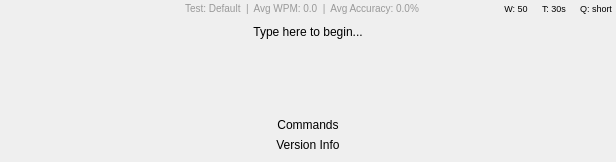
<?xml version="1.0" encoding="UTF-8"?>
<ui version="4.0">
 <class>TypingOverlay</class>
 <widget class="QWidget" name="TypingOverlay">
  <property name="geometry">
   <rect>
    <x>0</x>
    <y>0</y>
    <width>616</width>
    <height>40</height>
   </rect>
  </property>
  <property name="sizePolicy">
   <sizepolicy hsizetype="Fixed" vsizetype="Minimum">
    <horstretch>0</horstretch>
    <verstretch>0</verstretch>
   </sizepolicy>
  </property>
  <property name="windowTitle">
   <string>TippyTappyTypes Overlay</string>
  </property>
  <layout class="QVBoxLayout" name="verticalLayout">
   <property name="spacing">
    <number>2</number>
   </property>
   <property name="leftMargin">
    <number>0</number>
   </property>
   <property name="topMargin">
    <number>0</number>
   </property>
   <property name="rightMargin">
    <number>0</number>
   </property>
   <property name="bottomMargin">
    <number>0</number>
   </property>
   <item>
    <widget class="QWidget" name="widget_details">
     <layout class="QHBoxLayout" name="horizontalBox_details">
      <property name="leftMargin">
      <number>0</number>
     </property>
     <property name="topMargin">
      <number>0</number>
     </property>
     <property name="rightMargin">
      <number>0</number>
     </property>
     <property name="bottomMargin">
      <number>0</number>
     </property>
     <item>
      <widget class="QLabel" name="label_update">
       <property name="sizePolicy">
        <sizepolicy hsizetype="Fixed" vsizetype="Fixed">
         <horstretch>0</horstretch>
         <verstretch>0</verstretch>
        </sizepolicy>
       </property>
       <property name="minimumSize">
        <size>
         <width>18</width>
         <height>18</height>
        </size>
       </property>
       <property name="maximumSize">
        <size>
         <width>18</width>
         <height>18</height>
        </size>
       </property>
       <property name="visible">
        <bool>false</bool>
       </property>
       <property name="toolTip">
        <string>A new version of TippyTappyTypes is available!</string>
       </property>
       <property name="styleSheet">
        <string notr="true">background: transparent; padding: 1px;</string>
       </property>
       <property name="text">
        <string/>
       </property>
       <property name="alignment">
        <set>Qt::AlignCenter</set>
       </property>
      </widget>
     </item>
     <item>
      <widget class="QLabel" name="label_status">
       <property name="sizePolicy">
        <sizepolicy hsizetype="Fixed" vsizetype="Fixed">
         <horstretch>0</horstretch>
         <verstretch>0</verstretch>
        </sizepolicy>
       </property>
       <property name="minimumSize">
        <size>
         <width>80</width>
         <height>0</height>
        </size>
       </property>
       <property name="styleSheet">
        <string notr="true">font-size: 9px; color: #666666; background: transparent; padding: 1px 4px;</string>
       </property>
       <property name="text">
        <string/>
       </property>
       <property name="alignment">
        <set>Qt::AlignLeading|Qt::AlignLeft|Qt::AlignVCenter</set>
       </property>
      </widget>
     </item>
     <item>
      <widget class="QLabel" name="label_stats">
       <property name="sizePolicy">
        <sizepolicy hsizetype="Expanding" vsizetype="Fixed">
         <horstretch>0</horstretch>
         <verstretch>0</verstretch>
        </sizepolicy>
       </property>
       <property name="styleSheet">
        <string notr="true">font-size: 10px; color: #999999; background: transparent;</string>
       </property>
       <property name="text">
        <string>Test: Default  |  Avg WPM: 0.0  |  Avg Accuracy: 0.0%</string>
       </property>
       <property name="alignment">
        <set>Qt::AlignCenter</set>
       </property>
      </widget>
     </item>
     <item>
      <widget class="QLabel" name="label_wordCount">
       <property name="sizePolicy">
        <sizepolicy hsizetype="Preferred" vsizetype="Fixed">
         <horstretch>0</horstretch>
         <verstretch>0</verstretch>
        </sizepolicy>
       </property>
       <property name="cursor">
        <cursorShape>PointingHandCursor</cursorShape>
       </property>
       <property name="styleSheet">
        <string notr="true">font-size: 9px; background: transparent; padding: 1px 4px;</string>
       </property>
       <property name="text">
        <string>W: 50</string>
       </property>
       <property name="alignment">
        <set>Qt::AlignCenter</set>
       </property>
      </widget>
     </item>
     <item>
      <widget class="QLabel" name="label_timedTest">
       <property name="sizePolicy">
        <sizepolicy hsizetype="Preferred" vsizetype="Fixed">
         <horstretch>0</horstretch>
         <verstretch>0</verstretch>
        </sizepolicy>
       </property>
       <property name="cursor">
        <cursorShape>PointingHandCursor</cursorShape>
       </property>
       <property name="styleSheet">
        <string notr="true">font-size: 9px; background: transparent; padding: 1px 4px;</string>
       </property>
       <property name="text">
        <string>T: 30s</string>
       </property>
       <property name="alignment">
        <set>Qt::AlignCenter</set>
       </property>
      </widget>
     </item>
     <item>
      <widget class="QLabel" name="label_quoteTest">
       <property name="sizePolicy">
        <sizepolicy hsizetype="Preferred" vsizetype="Fixed">
         <horstretch>0</horstretch>
         <verstretch>0</verstretch>
        </sizepolicy>
       </property>
       <property name="cursor">
        <cursorShape>PointingHandCursor</cursorShape>
       </property>
       <property name="styleSheet">
        <string notr="true">font-size: 9px; background: transparent; padding: 1px 4px;</string>
       </property>
        <property name="text">
         <string>Q: short</string>
        </property>
        <property name="alignment">
         <set>Qt::AlignCenter</set>
        </property>
       </widget>
      </item>
    </layout>
    </widget>
   </item>
   <item>
    <widget class="QLabel" name="label_text">
     <property name="sizePolicy">
      <sizepolicy hsizetype="Preferred" vsizetype="Fixed">
       <horstretch>0</horstretch>
       <verstretch>0</verstretch>
      </sizepolicy>
     </property>
     <property name="styleSheet">
      <string notr="true">padding: 5px; background: transparent;</string>
     </property>
     <property name="text">
      <string>Type here to begin...</string>
     </property>
     <property name="alignment">
      <set>Qt::AlignCenter</set>
     </property>
     <property name="wordWrap">
      <bool>false</bool>
     </property>
    </widget>
   </item>
   <item>
    <widget class="WpmGraphWidget" name="widget_wpm_graph">
     <property name="visible">
      <bool>false</bool>
     </property>
     <property name="minimumSize">
      <size>
       <width>0</width>
       <height>60</height>
      </size>
     </property>
     <property name="styleSheet">
      <string notr="true">background: transparent;</string>
     </property>
    </widget>
   </item>
   <item>
    <widget class="QWidget" name="widget_about">
     <property name="visible">
      <bool>false</bool>
     </property>
     <layout class="QVBoxLayout" name="verticalLayout_about">
      <property name="sizeConstraint">
       <enum>QLayout::SetDefaultConstraint</enum>
      </property>
      <property name="topMargin">
       <number>10</number>
      </property>
      <property name="bottomMargin">
       <number>10</number>
      </property>
      <item>
       <widget class="QLabel" name="label_keys">
        <property name="alignment">
         <set>Qt::AlignCenter</set>
        </property>
        <property name="text">
         <string>Commands</string>
        </property>
       </widget>
      </item>
      <item>
       <widget class="QLabel" name="label_version">
        <property name="alignment">
         <set>Qt::AlignCenter</set>
        </property>
        <property name="text">
         <string>Version Info</string>
        </property>
       </widget>
      </item>
     </layout>
    </widget>
   </item>
  </layout>
 </widget>
 <resources/>
 <connections/>
 <customwidgets>
  <customwidget>
   <class>WpmGraphWidget</class>
   <extends>QWidget</extends>
   <header>src.wpm_graph_widget</header>
  </customwidget>
 </customwidgets>
</ui>
